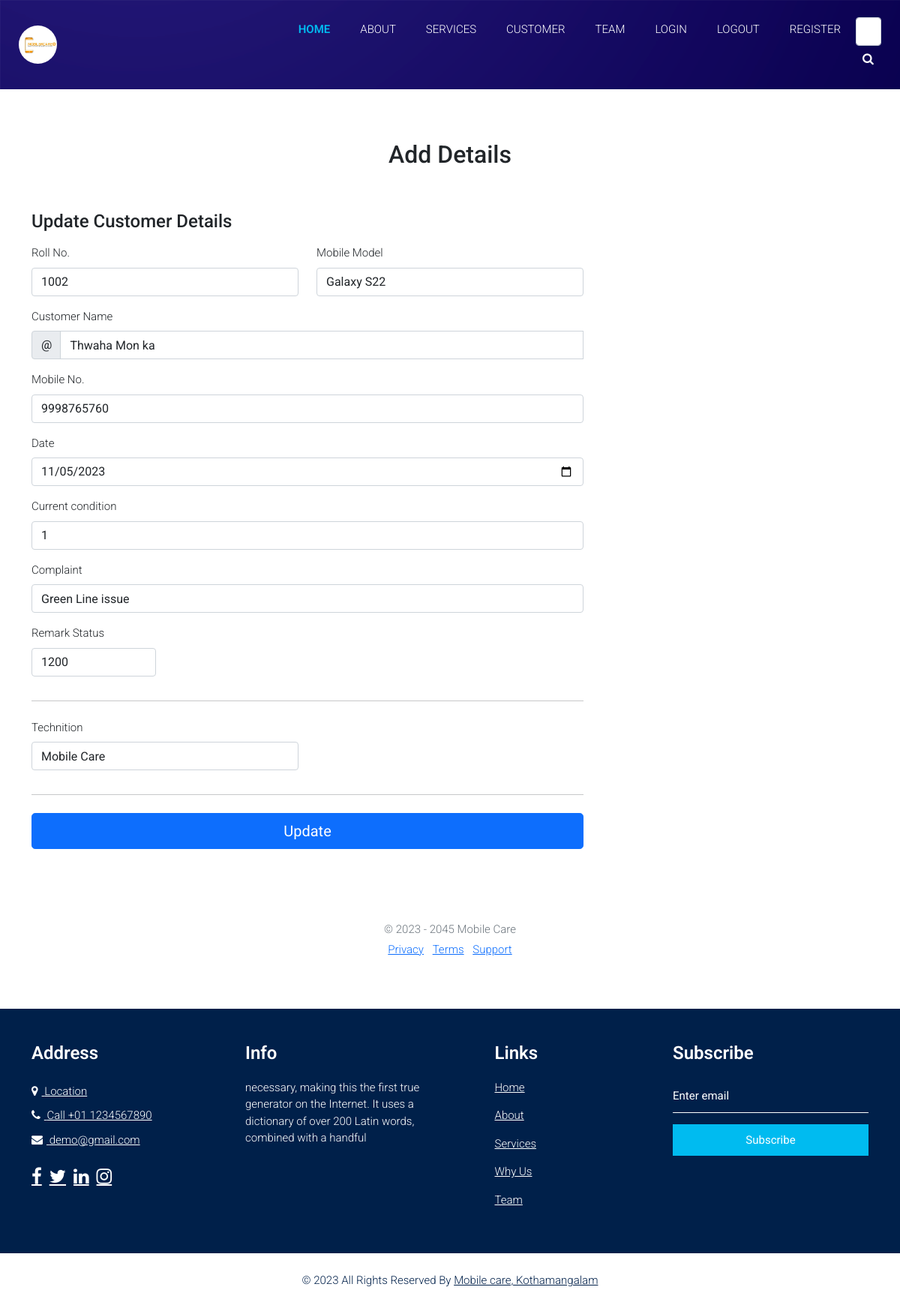
The app's page /update_details/20 (signed in) with its own data.
### myapp/models.py (models this page shows, shortened)
class details(models.Model):
    date_time = models.CharField(max_length=30)
    roll_number=models.CharField(max_length=255)
    mobile_model=models.CharField(max_length=100)
    customer_name=models.CharField(max_length=100)
    mobile_number=models.CharField(max_length=13)
    complaint=models.TextField()
    condition = models.CharField(max_length=255)
    remark_status = models.CharField(max_length=100)
    technition = models.CharField(max_length=100)

### myapp/views.py (the view, shortened to what this page needs)
# urls.py: path('update_details/<int:id>', views.update_details,name='update_details'),
def update_details(request,id):
    if 'id' in request.session:
        context = {
            'data':details.objects.filter(id = id)
        }
    return render(request,'update_details.html',context)

### template/update_details.html (shortened to what this page needs)
{% extends 'base.html' %}
{% load static %}
{% block content %}
<link href="https://cdn.jsdelivr.net/npm/bootstrap@5.1.0/dist/css/bootstrap.min.css" rel="stylesheet">
	<link rel="stylesheet" href={% static 'css/add.css' %}>
  </head>
  <body>
 <main>
     <div class="container">
  <div class="py-5 text-center">
    <h2>Add Details</h2></div>
  <div class="row">
    <div class="col-md-4 order-md-2 mb-4">
    </div>
    <div class="col-md-8 order-md-1">
      <h4 class="mb-3">Update Customer Details</h4>
      <form class="needs-validation" novalidate action="" method="post">
        {% for d in data %}
        <div class="row">
          <div class="col-md-6 mb-3">
            <label for="firstName">Roll No.</label>
            <input type="text" name="rollno" class="form-control" id="firstName" value="{{d.roll_number}}" required>
          </div>
          <div class="col-md-6 mb-3">
            <label for="lastName">Mobile Model</label>
            <input type="text" name="mobile_model" class="form-control" id="lastName" placeholder="" value="{{d.mobile_model}}" required>
          </div>
        </div>
        <div class="mb-3">
          <label for="username">Customer Name</label>
          <div class="input-group">
            <div class="input-group-prepend">
              <span class="input-group-text">@</span>
            </div>
            <input type="text" name="cust_name" class="form-control" id="username" value="{{d.customer_name}}" placeholder="Enter full name" required>
          </div>
        </div>
        <div class="mb-3">
          <label for="email">Mobile No. </label>
          <input type="email" name="mobile" class="form-control" id="email" value="{{d.mobile_number}}" placeholder="Enter mobile number" required>
        </div>
        <div class="mb-3">
          <label for="date">Date</label>
          <input type="date" name="current_date" class="form-control" value="{{d.date_time}}" id="email" placeholder="" required>
        </div>
        <div class="mb-3">
          <label>Current condition</label>
          <input type="text" name="condition" class="form-control" value="{{d.condition}}" id="email" placeholder="" required>
        </div>
        <div class="mb-3">
          <label for="address">Complaint</label>
          <input type="text" name="complaint" class="form-control" id="address" value="{{d.complaint}}" placeholder="The complaint" required>
        </div>
        <div class="row">
          <div class="col-md-3 mb-3">
            <label for="zip">Remark Status</label>
            <input type="text" name="remark_status" value="{{d.remark_status}}" class="form-control" id="zip" placeholder="" required>
          </div>
        </div>
        <hr class="mb-4">
        <div class="row">
          <div class="col-md-6 mb-3">
            <label for="cc-name">Technition</label>
            <input type="text" name="technition" class="form-control" value="{{d.technition}}" id="cc-name" placeholder="Name of technition" required>
          </div>
        </div>
        <hr class="mb-4"><a href="{% url 'update_details' d.id %}">
        <button class="btn btn-primary btn-lg btn-block" type="submit">Update</button>
        </a>
        {% endfor %}
      </form>
    </div>
  </div>
  <footer class="my-5 pt-5 text-muted text-center text-small">
    <p class="mb-1">&copy; 2023 - 2045 Mobile Care</p>
    <ul class="list-inline">
      <li class="list-inline-item"><a href="#">Privacy</a></li>
      <li class="list-inline-item"><a href="#">Terms</a></li>
      <li class="list-inline-item"><a href="#">Support</a></li>
    </ul>
  </footer>
</div>
 </main>
 {% endblock %}

### static/css/style.css (style rules this page uses)
body { font-family: "Open Sans", sans-serif; color: #0c0c0c; background-color: #ffffff; overflow-x: hidden; }
a, a:hover, a:focus { text-decoration: none; }
.btn, .btn:focus { outline: none !important; -webkit-box-shadow: none; box-shadow: none; }

### static/css/responsive.css (style rules this page uses)
@media (min-width: 1200px) { .container { max-width: 1170px; } }

### static/css/add.css (style rules this page uses)
* { margin: 0; padding: 0; }
body { font-family: 'Roboto', sans-serif; font-style: normal; font-weight: 300; font-smoothing: antialiased; -webkit-font-smoothing: antialiased; -moz-osx-font-smoothing: grayscale; font-size: 15px; background: #eee; }
.btn:before { font-family: FontAwesome; font-weight: normal; margin-right: 10px; }
main { background: #fff; padding: 20px; }

### records on screen
details: rollno "1002", mobile_model "Galaxy S22", cust_name "Thwaha Mon ka", mobile "9998765760", current_date "11/05/2023", condition "1", complaint "Green Line issue", remark_status "1200", technition "Mobile Care"
